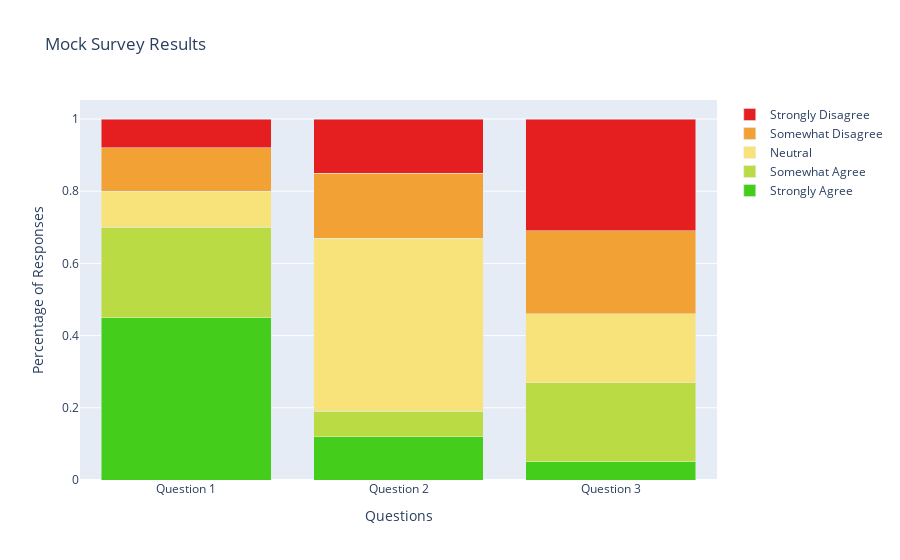

The notebook cell this image was saved under:
### Code cell
# create a fig from data & layout, and plot the fig.
fig = go.Figure(data=data, layout=layout)
fig.show()

### Figure 1 — Plotly figure (JSON) as saved in the notebook; plotly's stock layout.template omitted (floating-point values rounded to 4 significant figures)
{"data": [{"marker": {"color": "#44ce1b"}, "name": "Strongly Agree", "type": "bar", "x": ["Question 1", "Question 2", "Question 3"], "y": [0.45, 0.12, 0.05]}, {"marker": {"color": "#bbdb44"}, "name": "Somewhat Agree", "type": "bar", "x": ["Question 1", "Question 2", "Question 3"], "y": [0.25, 0.07, 0.22]}, {"marker": {"color": "#f7e379"}, "name": "Neutral", "type": "bar", "x": ["Question 1", "Question 2", "Question 3"], "y": [0.1, 0.48, 0.19]}, {"marker": {"color": "#f2a134"}, "name": "Somewhat Disagree", "type": "bar", "x": ["Question 1", "Question 2", "Question 3"], "y": [0.12, 0.18, 0.23]}, {"marker": {"color": "#e51f1f"}, "name": "Strongly Disagree", "type": "bar", "x": ["Question 1", "Question 2", "Question 3"], "y": [0.08, 0.15, 0.31]}], "layout": {"barmode": "stack", "title": {"text": "Mock Survey Results"}, "xaxis": {"title": {"text": "Questions"}}, "yaxis": {"title": {"text": "Percentage of Responses"}}}}
